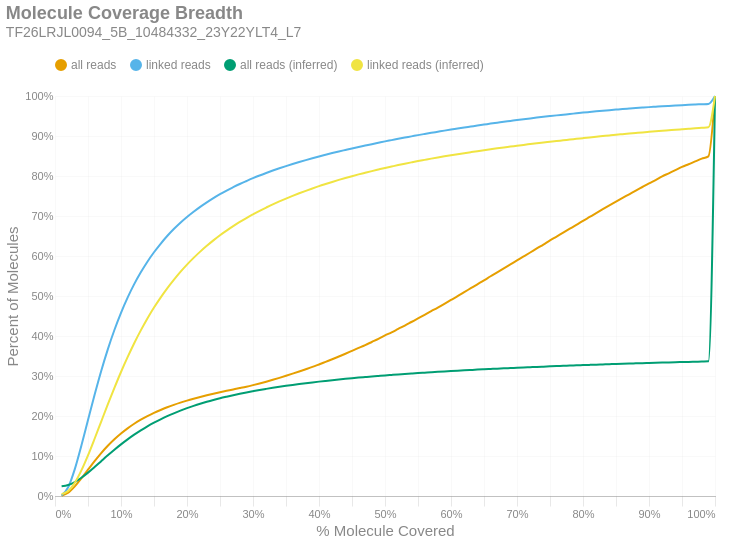

The cell this chart's notebook holds for it:
### Markdown cell above
### Molecule Read Coverage
This chart shows molecule coverage breadth as computed by the number of bases aligned to that molecule. In other words, "*how much of each unique long molecule is actually sequenced/aligned?*" Keep in mind there is a distinction between sequences and alignments, since some sequences belonging to a particular molecule may not align well and wouldn't appear in the alignment data. This chart also shows molecule coverage breadth as computed by the *inferred fragment* from which the aligned sequences originate. Unlike read coverage, this calculation takes into account the total insert size, including unsequenced gaps between the forward and reverse reads. Like the previous figures, these are cumulative percents.

### Code cell
if SKIPLR:
    print_html(f"Skipped")
else:
    binned_df = consolidated_hist(valids['coverage_bp'], mask, 0.01, True)
    binned_df_inf = consolidated_hist(valids['coverage_inserts'], mask, 0.01, True)
    binned_df = binned_df.with_columns(pl.lit(binned_df_inf['all reads (cumsum)']).alias('all reads (inferred)'))
    binned_df = binned_df.with_columns(pl.lit(binned_df_inf['linked reads (cumsum)']).alias('linked reads (inferred)'))
    binned_df = binned_df.with_columns(
        (pl.col('bin').cast(pl.Float64) + 0.01).alias('right_edge')
    )

    with SafeRender(binned_df):
        (
            density_plot(binned_df, 'Molecule Coverage Breadth', samplename, 'molcov', ['all reads (inferred)','linked reads (inferred)'])
            .encode(
                #x=alt.X('bin:Q', title="% Molecule Covered").axis(format = '%').scale(padding=0),
                x=alt.X('right_edge:Q', title="% Molecule Covered").axis(format='%').scale(padding=0),
                y=alt.Y('value:Q', title='Percent of Molecules')
                    .axis(format='%')
                    .stack(False)
                    .scale(domainMin=0, padding=0),
                color=alt.Color("key:N").scale(domain = ["all reads", "linked reads", "all reads (inferred)", "linked reads (inferred)"]),
                tooltip = [
                    alt.Tooltip("key:N", title = "Data Type"),
                    alt.Tooltip("range_label:N", title="% Molecule Covered"),
                    alt.Tooltip("value:Q", format = ".2%", title="% Molecules")
                ]
            )
        ).display()

### Figure 1 — Vega-Lite specification as saved in the notebook (floating-point values rounded to 4 significant figures)
{"width": "container", "height": 400, "config": {"title": {"anchor": "start", "dy": -15, "fontSize": 18, "color": "#888888", "subtitleColor": "#888888", "subtitleFontSize": 14}, "arc": {"fill": "#0072B2"}, "axis": {"domainColor": "#888888", "domainWidth": 0.5, "gridWidth": 0.2, "grid": false, "titleFontWeight": 400, "titleFontSize": 15, "labelFontSize": 11, "labelColor": "#888888", "tickColor": "#888888", "tickWidth": 0.2, "titleColor": "#888888"}, "axisBand": {"grid": false}, "axisX": {"grid": true, "tickSize": 10, "domainCap": "round"}, "axisY": {"domain": false, "grid": true, "tickSize": 0, "domainCap": "round"}, "background": "transparent", "header": {"labelFontSize": 15, "labelColor": "#888888", "titleFontSize": 15, "titleFontWeight": 600, "titleColor": "#888888"}, "legend": {"labelFont": "sans-serif", "labelFontSize": 12, "labelColor": "#888888", "symbolSize": 100, "symbolType": "circle", "titleFontSize": 12, "titlePadding": 10, "titleColor": "#888888", "title": null, "orient": "top"}, "range": {"category": ["#E69F00", "#56B4E9", "#009E73", "#F0E442", "#0072B2", "#D55E00", "#CC79A7", "#000000"], "diverging": ["#cfe8f3", "#a2d4ec", "#73bfe2", "#46abdb", "#1696d2", "#12719e"]}, "area": {"fill": "#0072B2", "fillOpacity": 0.7, "line": true, "strokeOpacity": 0.7}, "line": {"color": "#0072B2", "stroke": "#0072B2", "strokeWidth": 2}, "trail": {"color": "#0072B2", "stroke": "#0072B2", "strokeWidth": 0, "size": 1}, "point": {"filled": true, "fillOpacity": 1.0, "size": 95}, "text": {"color": "#888888", "fontSize": 11, "align": "right", "fontWeight": 400, "size": 11}, "bar": {"fill": "#0072B2", "stroke": null}, "view": {"stroke": null, "continuousWidth": 660, "continuousHeight": 400}}, "data": {"name": "data-abafae722cd5eb443a321aaa8ed09c72"}, "mark": {"type": "line", "interpolate": "monotone", "point": {"opacity": 0, "size": 275}}, "encoding": {"color": {"field": "key", "scale": {"domain": ["all reads", "linked reads", "all reads (inferred)", "linked reads (inferred)"]}, "type": "nominal"}, "tooltip": [{"field": "key", "title": "Data Type", "type": "nominal"}, {"field": "range_label", "title": "% Molecule Covered", "type": "nominal"}, {"field": "value", "format": ".2%", "title": "% Molecules", "type": "quantitative"}], "x": {"axis": {"format": "%"}, "field": "right_edge", "scale": {"padding": 0}, "title": "% Molecule Covered", "type": "quantitative"}, "y": {"axis": {"format": "%"}, "field": "value", "scale": {"domainMin": 0, "padding": 0}, "stack": false, "title": "Percent of Molecules", "type": "quantitative"}}, "params": [{"name": "param_c36ac31b6afebe62", "select": {"type": "point", "fields": ["key"]}, "bind": "legend"}], "title": {"text": "Molecule Coverage Breadth", "subtitle": "TF26LRJL0094_5B_10484332_23Y22YLT4_L7"}, "transform": [{"fold": ["all reads (cumsum)", "linked reads (cumsum)", "all reads (inferred)", "linked reads (inferred)"]}, {"calculate": "replace(datum.key, ' (cumsum)', '')", "as": "key"}, {"filter": {"param": "param_c36ac31b6afebe62"}}], "usermeta": {"embedOptions": {"downloadFileName": "TF26LRJL0094_5B_10484332_23Y22YLT4_L7.molcov"}}, "$schema": "https://vega.github.io/schema/vega-lite/v6.4.1.json", "datasets": {"data-abafae722cd5eb443a321aaa8ed09c72": [{"bin": "0.0", "interval": "0.0-0.01", "all reads": 0.0005745, "linked reads": 0.001171, "all reads (cumsum)": 0.0005745, "linked reads (cumsum)": 0.001171, "range_label": "0.0-0.01", "all reads (inferred)": 0.02458, "linked reads (inferred)": 0.004609, "right_edge": 0.01}, {"bin": "0.01", "interval": "0.01-0.02", "all reads": 0.007547, "linked reads": 0.02062, "all reads (cumsum)": 0.008122, "linked reads (cumsum)": 0.02179, "range_label": "0.01-0.02", "all reads (inferred)": 0.02765, "linked reads (inferred)": 0.01252, "right_edge": 0.02}, {"bin": "0.02", "interval": "0.02-0.03", "all reads": 0.0158, "linked reads": 0.04532, "all reads (cumsum)": 0.02392, "linked reads (cumsum)": 0.06711, "range_label": "0.02-0.03", "all reads (inferred)": 0.03492, "linked reads (inferred)": 0.03312, "right_edge": 0.03}, {"bin": "0.03", "interval": "0.03-0.04", "all reads": 0.02017, "linked reads": 0.05911, "all reads (cumsum)": 0.04409, "linked reads (cumsum)": 0.1262, "range_label": "0.03-0.04", "all reads (inferred)": 0.04556, "linked reads (inferred)": 0.06395, "right_edge": 0.04}, {"bin": "0.04", "interval": "0.04-0.05", "all reads": 0.02166, "linked reads": 0.06377, "all reads (cumsum)": 0.06575, "linked reads (cumsum)": 0.19, "range_label": "0.04-0.05", "all reads (inferred)": 0.0584, "linked reads (inferred)": 0.1015, "right_edge": 0.05}, {"bin": "0.05", "interval": "0.05-0.06", "all reads": 0.02135, "linked reads": 0.06306, "all reads (cumsum)": 0.0871, "linked reads (cumsum)": 0.2531, "range_label": "0.05-0.06", "all reads (inferred)": 0.07255, "linked reads (inferred)": 0.1431, "right_edge": 0.06}, {"bin": "0.06", "interval": "0.06-0.07", "all reads": 0.02015, "linked reads": 0.05964, "all reads (cumsum)": 0.1072, "linked reads (cumsum)": 0.3127, "range_label": "0.06-0.07", "all reads (inferred)": 0.08713, "linked reads (inferred)": 0.1861, "right_edge": 0.07}, {"bin": "0.07", "interval": "0.07-0.08", "all reads": 0.01823, "linked reads": 0.05396, "all reads (cumsum)": 0.1255, "linked reads (cumsum)": 0.3667, "range_label": "0.07-0.08", "all reads (inferred)": 0.1016, "linked reads (inferred)": 0.2289, "right_edge": 0.08}, {"bin": "0.08", "interval": "0.08-0.09", "all reads": 0.01632, "linked reads": 0.04828, "all reads (cumsum)": 0.1418, "linked reads (cumsum)": 0.4149, "range_label": "0.08-0.09", "all reads (inferred)": 0.1156, "linked reads (inferred)": 0.2703, "right_edge": 0.09}, {"bin": "0.09", "interval": "0.09-0.1", "all reads": 0.01452, "linked reads": 0.04296, "all reads (cumsum)": 0.1563, "linked reads (cumsum)": 0.4579, "range_label": "0.09-0.1", "all reads (inferred)": 0.129, "linked reads (inferred)": 0.31, "right_edge": 0.1}, {"bin": "0.1", "interval": "0.1-0.11", "all reads": 0.01286, "linked reads": 0.03799, "all reads (cumsum)": 0.1692, "linked reads (cumsum)": 0.4959, "range_label": "0.1-0.11", "all reads (inferred)": 0.1415, "linked reads (inferred)": 0.3471, "right_edge": 0.11}, {"bin": "0.11", "interval": "0.11-0.12", "all reads": 0.01144, "linked reads": 0.03375, "all reads (cumsum)": 0.1806, "linked reads (cumsum)": 0.5296, "range_label": "0.11-0.12", "all reads (inferred)": 0.1533, "linked reads (inferred)": 0.3819, "right_edge": 0.12}, {"bin": "0.12", "interval": "0.12-0.13", "all reads": 0.01004, "linked reads": 0.02957, "all reads (cumsum)": 0.1907, "linked reads (cumsum)": 0.5592, "range_label": "0.12-0.13", "all reads (inferred)": 0.1641, "linked reads (inferred)": 0.414, "right_edge": 0.13}, {"bin": "0.13", "interval": "0.13-0.14", "all reads": 0.009036, "linked reads": 0.02652, "all reads (cumsum)": 0.1997, "linked reads (cumsum)": 0.5857, "range_label": "0.13-0.14", "all reads (inferred)": 0.1741, "linked reads (inferred)": 0.4439, "right_edge": 0.14}, {"bin": "0.14", "interval": "0.14-0.15", "all reads": 0.008077, "linked reads": 0.02362, "all reads (cumsum)": 0.2078, "linked reads (cumsum)": 0.6094, "range_label": "0.14-0.15", "all reads (inferred)": 0.1834, "linked reads (inferred)": 0.4712, "right_edge": 0.15}, {"bin": "0.15", "interval": "0.15-0.16", "all reads": 0.007287, "linked reads": 0.02122, "all reads (cumsum)": 0.2151, "linked reads (cumsum)": 0.6306, "range_label": "0.15-0.16", "all reads (inferred)": 0.1918, "linked reads (inferred)": 0.4961, "right_edge": 0.16}, {"bin": "0.16", "interval": "0.16-0.17", "all reads": 0.006702, "linked reads": 0.01937, "all reads (cumsum)": 0.2218, "linked reads (cumsum)": 0.6499, "range_label": "0.16-0.17", "all reads (inferred)": 0.1996, "linked reads (inferred)": 0.5192, "right_edge": 0.17}, {"bin": "0.17", "interval": "0.17-0.18", "all reads": 0.006048, "linked reads": 0.01739, "all reads (cumsum)": 0.2278, "linked reads (cumsum)": 0.6673, "range_label": "0.17-0.18", "all reads (inferred)": 0.2067, "linked reads (inferred)": 0.5403, "right_edge": 0.18}, {"bin": "0.18", "interval": "0.18-0.19", "all reads": 0.005533, "linked reads": 0.0158, "all reads (cumsum)": 0.2333, "linked reads (cumsum)": 0.6831, "range_label": "0.18-0.19", "all reads (inferred)": 0.2134, "linked reads (inferred)": 0.5603, "right_edge": 0.19}, {"bin": "0.19", "interval": "0.19-0.2", "all reads": 0.005084, "linked reads": 0.01435, "all reads (cumsum)": 0.2384, "linked reads (cumsum)": 0.6975, "range_label": "0.19-0.2", "all reads (inferred)": 0.2196, "linked reads (inferred)": 0.5786, "right_edge": 0.2}, {"bin": "0.2", "interval": "0.2-0.21", "all reads": 0.004701, "linked reads": 0.0131, "all reads (cumsum)": 0.2431, "linked reads (cumsum)": 0.7106, "range_label": "0.2-0.21", "all reads (inferred)": 0.2252, "linked reads (inferred)": 0.5952, "right_edge": 0.21}, {"bin": "0.21", "interval": "0.21-0.22", "all reads": 0.00446, "linked reads": 0.01231, "all reads (cumsum)": 0.2476, "linked reads (cumsum)": 0.7229, "range_label": "0.21-0.22", "all reads (inferred)": 0.2305, "linked reads (inferred)": 0.6109, "right_edge": 0.22}, {"bin": "0.22", "interval": "0.22-0.23", "all reads": 0.004166, "linked reads": 0.01129, "all reads (cumsum)": 0.2518, "linked reads (cumsum)": 0.7342, "range_label": "0.22-0.23", "all reads (inferred)": 0.2355, "linked reads (inferred)": 0.6255, "right_edge": 0.23}, {"bin": "0.23", "interval": "0.23-0.24", "all reads": 0.004, "linked reads": 0.01059, "all reads (cumsum)": 0.2558, "linked reads (cumsum)": 0.7448, "range_label": "0.23-0.24", "all reads (inferred)": 0.2401, "linked reads (inferred)": 0.6391, "right_edge": 0.24}, {"bin": "0.24", "interval": "0.24-0.25", "all reads": 0.003788, "linked reads": 0.009802, "all reads (cumsum)": 0.2595, "linked reads (cumsum)": 0.7546, "range_label": "0.24-0.25", "all reads (inferred)": 0.2444, "linked reads (inferred)": 0.652, "right_edge": 0.25}, {"bin": "0.25", "interval": "0.25-0.26", "all reads": 0.003543, "linked reads": 0.009104, "all reads (cumsum)": 0.2631, "linked reads (cumsum)": 0.7637, "range_label": "0.25-0.26", "all reads (inferred)": 0.2483, "linked reads (inferred)": 0.6636, "right_edge": 0.26}, {"bin": "0.26", "interval": "0.26-0.27", "all reads": 0.003374, "linked reads": 0.00832, "all reads (cumsum)": 0.2665, "linked reads (cumsum)": 0.772, "range_label": "0.26-0.27", "all reads (inferred)": 0.2521, "linked reads (inferred)": 0.6746, "right_edge": 0.27}, {"bin": "0.27", "interval": "0.27-0.28", "all reads": 0.00339, "linked reads": 0.008002, "all reads (cumsum)": 0.2699, "linked reads (cumsum)": 0.78, "range_label": "0.27-0.28", "all reads (inferred)": 0.2556, "linked reads (inferred)": 0.6852, "right_edge": 0.28}, {"bin": "0.28", "interval": "0.28-0.29", "all reads": 0.003509, "linked reads": 0.007444, "all reads (cumsum)": 0.2734, "linked reads (cumsum)": 0.7875, "range_label": "0.28-0.29", "all reads (inferred)": 0.2589, "linked reads (inferred)": 0.6949, "right_edge": 0.29}, {"bin": "0.29", "interval": "0.29-0.3", "all reads": 0.003892, "linked reads": 0.007218, "all reads (cumsum)": 0.2773, "linked reads (cumsum)": 0.7947, "range_label": "0.29-0.3", "all reads (inferred)": 0.262, "linked reads (inferred)": 0.704, "right_edge": 0.3}, {"bin": "0.3", "interval": "0.3-0.31", "all reads": 0.004112, "linked reads": 0.006703, "all reads (cumsum)": 0.2814, "linked reads (cumsum)": 0.8014, "range_label": "0.3-0.31", "all reads (inferred)": 0.265, "linked reads (inferred)": 0.7129, "right_edge": 0.31}, {"bin": "0.31", "interval": "0.31-0.32", "all reads": 0.004433, "linked reads": 0.006251, "all reads (cumsum)": 0.2858, "linked reads (cumsum)": 0.8076, "range_label": "0.31-0.32", "all reads (inferred)": 0.2678, "linked reads (inferred)": 0.7211, "right_edge": 0.32}, {"bin": "0.32", "interval": "0.32-0.33", "all reads": 0.004708, "linked reads": 0.005982, "all reads (cumsum)": 0.2905, "linked reads (cumsum)": 0.8136, "range_label": "0.32-0.33", "all reads (inferred)": 0.2705, "linked reads (inferred)": 0.7291, "right_edge": 0.33}, {"bin": "0.33", "interval": "0.33-0.34", "all reads": 0.004895, "linked reads": 0.005753, "all reads (cumsum)": 0.2954, "linked reads (cumsum)": 0.8194, "range_label": "0.33-0.34", "all reads (inferred)": 0.273, "linked reads (inferred)": 0.7364, "right_edge": 0.34}, {"bin": "0.34", "interval": "0.34-0.35", "all reads": 0.005142, "linked reads": 0.005456, "all reads (cumsum)": 0.3005, "linked reads (cumsum)": 0.8248, "range_label": "0.34-0.35", "all reads (inferred)": 0.2754, "linked reads (inferred)": 0.7435, "right_edge": 0.35}, {"bin": "0.35", "interval": "0.35-0.36", "all reads": 0.005297, "linked reads": 0.005162, "all reads (cumsum)": 0.3058, "linked reads (cumsum)": 0.83, "range_label": "0.35-0.36", "all reads (inferred)": 0.2777, "linked reads (inferred)": 0.7503, "right_edge": 0.36}, {"bin": "0.36", "interval": "0.36-0.37", "all reads": 0.005432, "linked reads": 0.00499, "all reads (cumsum)": 0.3113, "linked reads (cumsum)": 0.835, "range_label": "0.36-0.37", "all reads (inferred)": 0.2799, "linked reads (inferred)": 0.7568, "right_edge": 0.37}, {"bin": "0.37", "interval": "0.37-0.38", "all reads": 0.005674, "linked reads": 0.004794, "all reads (cumsum)": 0.3169, "linked reads (cumsum)": 0.8398, "range_label": "0.37-0.38", "all reads (inferred)": 0.282, "linked reads (inferred)": 0.763, "right_edge": 0.38}, {"bin": "0.38", "interval": "0.38-0.39", "all reads": 0.005774, "linked reads": 0.004614, "all reads (cumsum)": 0.3227, "linked reads (cumsum)": 0.8444, "range_label": "0.38-0.39", "all reads (inferred)": 0.284, "linked reads (inferred)": 0.7689, "right_edge": 0.39}, {"bin": "0.39", "interval": "0.39-0.4", "all reads": 0.006166, "linked reads": 0.004465, "all reads (cumsum)": 0.3289, "linked reads (cumsum)": 0.8488, "range_label": "0.39-0.4", "all reads (inferred)": 0.286, "linked reads (inferred)": 0.7746, "right_edge": 0.4}, {"bin": "0.4", "interval": "0.4-0.41", "all reads": 0.006287, "linked reads": 0.004254, "all reads (cumsum)": 0.3352, "linked reads (cumsum)": 0.8531, "range_label": "0.4-0.41", "all reads (inferred)": 0.2878, "linked reads (inferred)": 0.7799, "right_edge": 0.41}, {"bin": "0.41", "interval": "0.41-0.42", "all reads": 0.006665, "linked reads": 0.004181, "all reads (cumsum)": 0.3418, "linked reads (cumsum)": 0.8573, "range_label": "0.41-0.42", "all reads (inferred)": 0.2895, "linked reads (inferred)": 0.7852, "right_edge": 0.42}, {"bin": "0.42", "interval": "0.42-0.43", "all reads": 0.006867, "linked reads": 0.003987, "all reads (cumsum)": 0.3487, "linked reads (cumsum)": 0.8613, "range_label": "0.42-0.43", "all reads (inferred)": 0.2913, "linked reads (inferred)": 0.7902, "right_edge": 0.43}, {"bin": "0.43", "interval": "0.43-0.44", "all reads": 0.006906, "linked reads": 0.003864, "all reads (cumsum)": 0.3556, "linked reads (cumsum)": 0.8651, "range_label": "0.43-0.44", "all reads (inferred)": 0.2929, "linked reads (inferred)": 0.795, "right_edge": 0.44}, {"bin": "0.44", "interval": "0.44-0.45", "all reads": 0.007226, "linked reads": 0.003849, "all reads (cumsum)": 0.3628, "linked reads (cumsum)": 0.869, "range_label": "0.44-0.45", "all reads (inferred)": 0.2945, "linked reads (inferred)": 0.7996, "right_edge": 0.45}, {"bin": "0.45", "interval": "0.45-0.46", "all reads": 0.007265, "linked reads": 0.003695, "all reads (cumsum)": 0.3701, "linked reads (cumsum)": 0.8727, "range_label": "0.45-0.46", "all reads (inferred)": 0.296, "linked reads (inferred)": 0.804, "right_edge": 0.46}, {"bin": "0.46", "interval": "0.46-0.47", "all reads": 0.007307, "linked reads": 0.003456, "all reads (cumsum)": 0.3774, "linked reads (cumsum)": 0.8761, "range_label": "0.46-0.47", "all reads (inferred)": 0.2974, "linked reads (inferred)": 0.8082, "right_edge": 0.47}, {"bin": "0.47", "interval": "0.47-0.48", "all reads": 0.007663, "linked reads": 0.003441, "all reads (cumsum)": 0.3851, "linked reads (cumsum)": 0.8796, "range_label": "0.47-0.48", "all reads (inferred)": 0.2988, "linked reads (inferred)": 0.8122, "right_edge": 0.48}, {"bin": "0.48", "interval": "0.48-0.49", "all reads": 0.007658, "linked reads": 0.003481, "all reads (cumsum)": 0.3927, "linked reads (cumsum)": 0.883, "range_label": "0.48-0.49", "all reads (inferred)": 0.3001, "linked reads (inferred)": 0.8162, "right_edge": 0.49}, {"bin": "0.49", "interval": "0.49-0.5", "all reads": 0.008603, "linked reads": 0.003482, "all reads (cumsum)": 0.4013, "linked reads (cumsum)": 0.8865, "range_label": "0.49-0.5", "all reads (inferred)": 0.3014, "linked reads (inferred)": 0.8201, "right_edge": 0.5}, {"bin": "0.5", "interval": "0.5-0.51", "all reads": 0.007659, "linked reads": 0.003172, "all reads (cumsum)": 0.409, "linked reads (cumsum)": 0.8897, "range_label": "0.5-0.51", "all reads (inferred)": 0.3027, "linked reads (inferred)": 0.8237, "right_edge": 0.51}, {"bin": "0.51", "interval": "0.51-0.52", "all reads": 0.008664, "linked reads": 0.003209, "all reads (cumsum)": 0.4177, "linked reads (cumsum)": 0.8929, "range_label": "0.51-0.52", "all reads (inferred)": 0.3039, "linked reads (inferred)": 0.8272, "right_edge": 0.52}, {"bin": "0.52", "interval": "0.52-0.53", "all reads": 0.008461, "linked reads": 0.003133, "all reads (cumsum)": 0.4261, "linked reads (cumsum)": 0.896, "range_label": "0.52-0.53", "all reads (inferred)": 0.3051, "linked reads (inferred)": 0.8307, "right_edge": 0.53}, {"bin": "0.53", "interval": "0.53-0.54", "all reads": 0.008885, "linked reads": 0.003032, "all reads (cumsum)": 0.435, "linked reads (cumsum)": 0.8991, "range_label": "0.53-0.54", "all reads (inferred)": 0.3062, "linked reads (inferred)": 0.834, "right_edge": 0.54}, {"bin": "0.54", "interval": "0.54-0.55", "all reads": 0.00878, "linked reads": 0.003118, "all reads (cumsum)": 0.4438, "linked reads (cumsum)": 0.9022, "range_label": "0.54-0.55", "all reads (inferred)": 0.3073, "linked reads (inferred)": 0.8373, "right_edge": 0.55}, {"bin": "0.55", "interval": "0.55-0.56", "all reads": 0.009079, "linked reads": 0.002904, "all reads (cumsum)": 0.4529, "linked reads (cumsum)": 0.9051, "range_label": "0.55-0.56", "all reads (inferred)": 0.3084, "linked reads (inferred)": 0.8403, "right_edge": 0.56}, {"bin": "0.56", "interval": "0.56-0.57", "all reads": 0.00911, "linked reads": 0.002824, "all reads (cumsum)": 0.462, "linked reads (cumsum)": 0.9079, "range_label": "0.56-0.57", "all reads (inferred)": 0.3094, "linked reads (inferred)": 0.8434, "right_edge": 0.57}, {"bin": "0.57", "interval": "0.57-0.58", "all reads": 0.008943, "linked reads": 0.002747, "all reads (cumsum)": 0.4709, "linked reads (cumsum)": 0.9107, "range_label": "0.57-0.58", "all reads (inferred)": 0.3105, "linked reads (inferred)": 0.8463, "right_edge": 0.58}, {"bin": "0.58", "interval": "0.58-0.59", "all reads": 0.009452, "linked reads": 0.00276, "all reads (cumsum)": 0.4804, "linked reads (cumsum)": 0.9134, "range_label": "0.58-0.59", "all reads (inferred)": 0.3114, "linked reads (inferred)": 0.8492, "right_edge": 0.59}, {"bin": "0.59", "interval": "0.59-0.6", "all reads": 0.009753, "linked reads": 0.002631, "all reads (cumsum)": 0.4901, "linked reads (cumsum)": 0.9161, "range_label": "0.59-0.6", "all reads (inferred)": 0.3124, "linked reads (inferred)": 0.8519, "right_edge": 0.6}, {"bin": "0.6", "interval": "0.6-0.61", "all reads": 0.009462, "linked reads": 0.002493, "all reads (cumsum)": 0.4996, "linked reads (cumsum)": 0.9186, "range_label": "0.6-0.61", "all reads (inferred)": 0.3133, "linked reads (inferred)": 0.8545, "right_edge": 0.61}, {"bin": "0.61", "interval": "0.61-0.62", "all reads": 0.01007, "linked reads": 0.002581, "all reads (cumsum)": 0.5096, "linked reads (cumsum)": 0.9211, "range_label": "0.61-0.62", "all reads (inferred)": 0.3142, "linked reads (inferred)": 0.8571, "right_edge": 0.62}, {"bin": "0.62", "interval": "0.62-0.63", "all reads": 0.00981, "linked reads": 0.002478, "all reads (cumsum)": 0.5195, "linked reads (cumsum)": 0.9236, "range_label": "0.62-0.63", "all reads (inferred)": 0.3151, "linked reads (inferred)": 0.8596, "right_edge": 0.63}, {"bin": "0.63", "interval": "0.63-0.64", "all reads": 0.009861, "linked reads": 0.002515, "all reads (cumsum)": 0.5293, "linked reads (cumsum)": 0.9261, "range_label": "0.63-0.64", "all reads (inferred)": 0.3159, "linked reads (inferred)": 0.8621, "right_edge": 0.64}, {"bin": "0.64", "interval": "0.64-0.65", "all reads": 0.009719, "linked reads": 0.002348, "all reads (cumsum)": 0.539, "linked reads (cumsum)": 0.9285, "range_label": "0.64-0.65", "all reads (inferred)": 0.3168, "linked reads (inferred)": 0.8645, "right_edge": 0.65}, {"bin": "0.65", "interval": "0.65-0.66", "all reads": 0.01032, "linked reads": 0.002495, "all reads (cumsum)": 0.5494, "linked reads (cumsum)": 0.931, "range_label": "0.65-0.66", "all reads (inferred)": 0.3176, "linked reads (inferred)": 0.8668, "right_edge": 0.66}, {"bin": "0.66", "interval": "0.66-0.67", "all reads": 0.009758, "linked reads": 0.002205, "all reads (cumsum)": 0.5591, "linked reads (cumsum)": 0.9332, "range_label": "0.66-0.67", "all reads (inferred)": 0.3184, "linked reads (inferred)": 0.8692, "right_edge": 0.67}, {"bin": "0.67", "interval": "0.67-0.68", "all reads": 0.01007, "linked reads": 0.00222, "all reads (cumsum)": 0.5692, "linked reads (cumsum)": 0.9354, "range_label": "0.67-0.68", "all reads (inferred)": 0.3192, "linked reads (inferred)": 0.8714, "right_edge": 0.68}, {"bin": "0.68", "interval": "0.68-0.69", "all reads": 0.009751, "linked reads": 0.002184, "all reads (cumsum)": 0.5789, "linked reads (cumsum)": 0.9376, "range_label": "0.68-0.69", "all reads (inferred)": 0.3199, "linked reads (inferred)": 0.8735, "right_edge": 0.69}, {"bin": "0.69", "interval": "0.69-0.7", "all reads": 0.01005, "linked reads": 0.002207, "all reads (cumsum)": 0.589, "linked reads (cumsum)": 0.9398, "range_label": "0.69-0.7", "all reads (inferred)": 0.3206, "linked reads (inferred)": 0.8756, "right_edge": 0.7}, {"bin": "0.7", "interval": "0.7-0.71", "all reads": 0.009818, "linked reads": 0.002126, "all reads (cumsum)": 0.5988, "linked reads (cumsum)": 0.9419, "range_label": "0.7-0.71", "all reads (inferred)": 0.3214, "linked reads (inferred)": 0.8777, "right_edge": 0.71}, {"bin": "0.71", "interval": "0.71-0.72", "all reads": 0.009904, "linked reads": 0.002049, "all reads (cumsum)": 0.6087, "linked reads (cumsum)": 0.944, "range_label": "0.71-0.72", "all reads (inferred)": 0.3221, "linked reads (inferred)": 0.8798, "right_edge": 0.72}, {"bin": "0.72", "interval": "0.72-0.73", "all reads": 0.01012, "linked reads": 0.002002, "all reads (cumsum)": 0.6188, "linked reads (cumsum)": 0.946, "range_label": "0.72-0.73", "all reads (inferred)": 0.3228, "linked reads (inferred)": 0.8818, "right_edge": 0.73}, {"bin": "0.73", "interval": "0.73-0.74", "all reads": 0.009832, "linked reads": 0.001929, "all reads (cumsum)": 0.6287, "linked reads (cumsum)": 0.9479, "range_label": "0.73-0.74", "all reads (inferred)": 0.3234, "linked reads (inferred)": 0.8837, "right_edge": 0.74}, {"bin": "0.74", "interval": "0.74-0.75", "all reads": 0.01031, "linked reads": 0.001863, "all reads (cumsum)": 0.639, "linked reads (cumsum)": 0.9498, "range_label": "0.74-0.75", "all reads (inferred)": 0.3241, "linked reads (inferred)": 0.8856, "right_edge": 0.75}, {"bin": "0.75", "interval": "0.75-0.76", "all reads": 0.009627, "linked reads": 0.001824, "all reads (cumsum)": 0.6486, "linked reads (cumsum)": 0.9516, "range_label": "0.75-0.76", "all reads (inferred)": 0.3247, "linked reads (inferred)": 0.8874, "right_edge": 0.76}, {"bin": "0.76", "interval": "0.76-0.77", "all reads": 0.009862, "linked reads": 0.00173, "all reads (cumsum)": 0.6585, "linked reads (cumsum)": 0.9533, "range_label": "0.76-0.77", "all reads (inferred)": 0.3253, "linked reads (inferred)": 0.8892, "right_edge": 0.77}, {"bin": "0.77", "interval": "0.77-0.78", "all reads": 0.009718, "linked reads": 0.001736, "all reads (cumsum)": 0.6682, "linked reads (cumsum)": 0.955, "range_label": "0.77-0.78", "all reads (inferred)": 0.326, "linked reads (inferred)": 0.8911, "right_edge": 0.78}, {"bin": "0.78", "interval": "0.78-0.79", "all reads": 0.009619, "linked reads": 0.001711, "all reads (cumsum)": 0.6778, "linked reads (cumsum)": 0.9568, "range_label": "0.78-0.79", "all reads (inferred)": 0.3266, "linked reads (inferred)": 0.8928, "right_edge": 0.79}, {"bin": "0.79", "interval": "0.79-0.8", "all reads": 0.01024, "linked reads": 0.001733, "all reads (cumsum)": 0.688, "linked reads (cumsum)": 0.9585, "range_label": "0.79-0.8", "all reads (inferred)": 0.3272, "linked reads (inferred)": 0.8946, "right_edge": 0.8}, {"bin": "0.8", "interval": "0.8-0.81", "all reads": 0.009522, "linked reads": 0.001558, "all reads (cumsum)": 0.6976, "linked reads (cumsum)": 0.96, "range_label": "0.8-0.81", "all reads (inferred)": 0.3278, "linked reads (inferred)": 0.8964, "right_edge": 0.81}, {"bin": "0.81", "interval": "0.81-0.82", "all reads": 0.009533, "linked reads": 0.001537, "all reads (cumsum)": 0.7071, "linked reads (cumsum)": 0.9616, "range_label": "0.81-0.82", "all reads (inferred)": 0.3284, "linked reads (inferred)": 0.8982, "right_edge": 0.82}, {"bin": "0.82", "interval": "0.82-0.83", "all reads": 0.009835, "linked reads": 0.001504, "all reads (cumsum)": 0.7169, "linked reads (cumsum)": 0.9631, "range_label": "0.82-0.83", "all reads (inferred)": 0.329, "linked reads (inferred)": 0.8998, "right_edge": 0.83}, {"bin": "0.83", "interval": "0.83-0.84", "all reads": 0.009538, "linked reads": 0.001461, "all reads (cumsum)": 0.7265, "linked reads (cumsum)": 0.9645, "range_label": "0.83-0.84", "all reads (inferred)": 0.3295, "linked reads (inferred)": 0.9015, "right_edge": 0.84}, {"bin": "0.84", "interval": "0.84-0.85", "all reads": 0.009357, "linked reads": 0.001409, "all reads (cumsum)": 0.7358, "linked reads (cumsum)": 0.966, "range_label": "0.84-0.85", "all reads (inferred)": 0.3301, "linked reads (inferred)": 0.9031, "right_edge": 0.85}, {"bin": "0.85", "interval": "0.85-0.86", "all reads": 0.009358, "linked reads": 0.001408, "all reads (cumsum)": 0.7452, "linked reads (cumsum)": 0.9674, "range_label": "0.85-0.86", "all reads (inferred)": 0.3306, "linked reads (inferred)": 0.9045, "right_edge": 0.86}, {"bin": "0.86", "interval": "0.86-0.87", "all reads": 0.009106, "linked reads": 0.001251, "all reads (cumsum)": 0.7543, "linked reads (cumsum)": 0.9686, "range_label": "0.86-0.87", "all reads (inferred)": 0.3311, "linked reads (inferred)": 0.906, "right_edge": 0.87}, {"bin": "0.87", "interval": "0.87-0.88", "all reads": 0.009274, "linked reads": 0.001237, "all reads (cumsum)": 0.7636, "linked reads (cumsum)": 0.9699, "range_label": "0.87-0.88", "all reads (inferred)": 0.3316, "linked reads (inferred)": 0.9075, "right_edge": 0.88}, {"bin": "0.88", "interval": "0.88-0.89", "all reads": 0.008934, "linked reads": 0.00119, "all reads (cumsum)": 0.7725, "linked reads (cumsum)": 0.971, "range_label": "0.88-0.89", "all reads (inferred)": 0.3321, "linked reads (inferred)": 0.909, "right_edge": 0.89}, {"bin": "0.89", "interval": "0.89-0.9", "all reads": 0.00901, "linked reads": 0.001151, "all reads (cumsum)": 0.7815, "linked reads (cumsum)": 0.9722, "range_label": "0.89-0.9", "all reads (inferred)": 0.3326, "linked reads (inferred)": 0.9103, "right_edge": 0.9}, {"bin": "0.9", "interval": "0.9-0.91", "all reads": 0.008301, "linked reads": 0.001054, "all reads (cumsum)": 0.7898, "linked reads (cumsum)": 0.9732, "range_label": "0.9-0.91", "all reads (inferred)": 0.3331, "linked reads (inferred)": 0.9117, "right_edge": 0.91}, {"bin": "0.91", "interval": "0.91-0.92", "all reads": 0.009317, "linked reads": 0.001061, "all reads (cumsum)": 0.7991, "linked reads (cumsum)": 0.9743, "range_label": "0.91-0.92", "all reads (inferred)": 0.3335, "linked reads (inferred)": 0.9129, "right_edge": 0.92}, {"bin": "0.92", "interval": "0.92-0.93", "all reads": 0.007489, "linked reads": 0.0009693, "all reads (cumsum)": 0.8066, "linked reads (cumsum)": 0.9753, "range_label": "0.92-0.93", "all reads (inferred)": 0.334, "linked reads (inferred)": 0.9142, "right_edge": 0.93}, {"bin": "0.93", "interval": "0.93-0.94", "all reads": 0.007965, "linked reads": 0.0009307, "all reads (cumsum)": 0.8146, "linked reads (cumsum)": 0.9762, "range_label": "0.93-0.94", "all reads (inferred)": 0.3344, "linked reads (inferred)": 0.9155, "right_edge": 0.94}, {"bin": "0.94", "interval": "0.94-0.95", "all reads": 0.008224, "linked reads": 0.0008952, "all reads (cumsum)": 0.8228, "linked reads (cumsum)": 0.9771, "range_label": "0.94-0.95", "all reads (inferred)": 0.3349, "linked reads (inferred)": 0.9167, "right_edge": 0.95}, {"bin": "0.95", "interval": "0.95-0.96", "all reads": 0.006661, "linked reads": 0.0008353, "all reads (cumsum)": 0.8295, "linked reads (cumsum)": 0.9779, "range_label": "0.95-0.96", "all reads (inferred)": 0.3353, "linked reads (inferred)": 0.918, "right_edge": 0.96}, {"bin": "0.96", "interval": "0.96-0.97", "all reads": 0.007038, "linked reads": 0.0007494, "all reads (cumsum)": 0.8365, "linked reads (cumsum)": 0.9787, "range_label": "0.96-0.97", "all reads (inferred)": 0.3357, "linked reads (inferred)": 0.9192, "right_edge": 0.97}, {"bin": "0.97", "interval": "0.97-0.98", "all reads": 0.006924, "linked reads": 0.0007282, "all reads (cumsum)": 0.8434, "linked reads (cumsum)": 0.9794, "range_label": "0.97-0.98", "all reads (inferred)": 0.3362, "linked reads (inferred)": 0.9204, "right_edge": 0.98}, {"bin": "0.98", "interval": "0.98-0.99", "all reads": 0.005779, "linked reads": 0.0007423, "all reads (cumsum)": 0.8492, "linked reads (cumsum)": 0.9802, "range_label": "0.98-0.99", "all reads (inferred)": 0.3366, "linked reads (inferred)": 0.9216, "right_edge": 0.99}, {"bin": "0.99", "interval": "0.99-1.0", "all reads": 0.1508, "linked reads": 0.01984, "all reads (cumsum)": 1.0, "linked reads (cumsum)": 1.0, "range_label": "0.99-1.0", "all reads (inferred)": 1.0, "linked reads (inferred)": 1.0, "right_edge": 1.0}]}}
